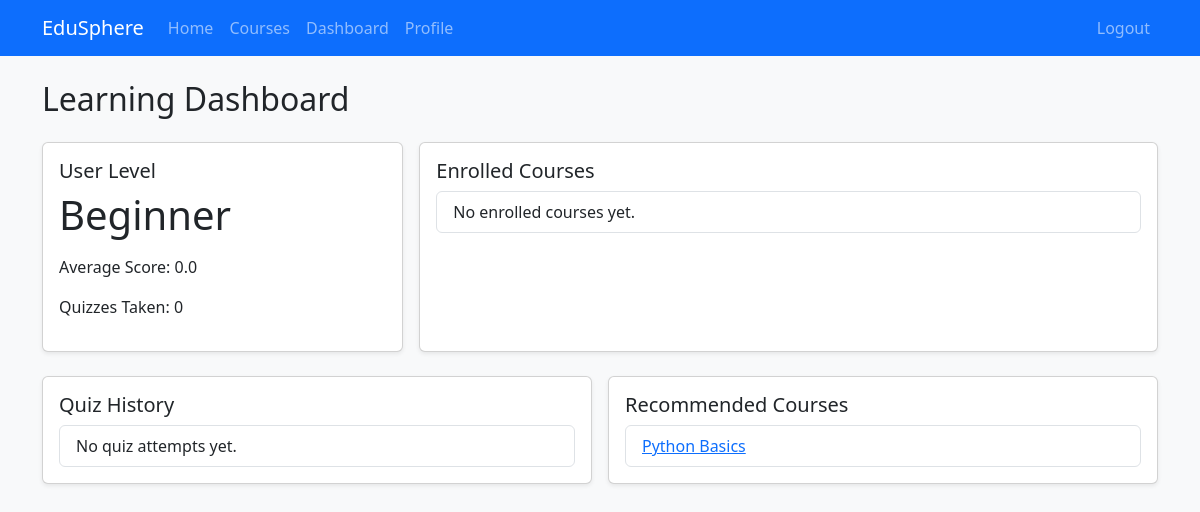
The page /dashboard/ (signed in) on the database its author committed.
### accounts/models.py (models this page shows, shortened)
class UserProfile(models.Model):
    user = models.OneToOneField(User, on_delete=models.CASCADE)
    level = models.CharField(max_length=20, choices=LEVEL_CHOICES, default="beginner")
    total_score = models.FloatField(default=0)
    quizzes_taken = models.IntegerField(default=0)
    last_activity = models.DateTimeField(auto_now=True)

### courses/models.py (models this page shows, shortened)
class Course(models.Model):
    title = models.CharField(max_length=200)
    description = models.TextField()
    difficulty_level = models.CharField(max_length=20, choices=LEVEL_CHOICES)
    created_by = models.ForeignKey(User, on_delete=models.CASCADE)
    created_at = models.DateTimeField(auto_now_add=True)

### dashboard/views.py (the view)
# urls.py: path("", dashboard_view, name="index"),
@login_required
def dashboard_view(request):
    profile, _ = UserProfile.objects.get_or_create(user=request.user)
    enrollments = Enrollment.objects.filter(user=request.user).select_related("course")
    quiz_history = UserQuizResult.objects.filter(user=request.user).select_related("quiz").order_by("-completed_at")
    enrolled_course_ids = enrollments.values_list("course_id", flat=True)
    recommendations = Course.objects.filter(difficulty_level=profile.level).exclude(id__in=enrolled_course_ids)[:5]
    context = {
        "profile": profile,
        "enrollments": enrollments,
        "quiz_history": quiz_history,
        "recommendations": recommendations,
    }
    return render(request, "dashboard/index.html", context)

### dashboard/templates/dashboard/index.html
{% extends "base.html" %}
{% block content %}
<h2 class="mb-4">Learning Dashboard</h2>
<div class="row g-3 mb-4">
    <div class="col-md-4">
        <div class="card shadow-sm h-100">
            <div class="card-body">
                <h5>User Level</h5>
                <p class="display-6">{{ profile.get_level_display }}</p>
                <p>Average Score: {{ profile.total_score }}</p>
                <p>Quizzes Taken: {{ profile.quizzes_taken }}</p>
            </div>
        </div>
    </div>
    <div class="col-md-8">
        <div class="card shadow-sm h-100">
            <div class="card-body">
                <h5>Enrolled Courses</h5>
                <ul class="list-group">
                    {% for enrollment in enrollments %}
                    <li class="list-group-item d-flex justify-content-between align-items-center">
                        <span>{{ enrollment.course.title }}</span>
                        <span>{{ enrollment.progress }}%</span>
                    </li>
                    {% empty %}
                    <li class="list-group-item">No enrolled courses yet.</li>
                    {% endfor %}
                </ul>
            </div>
        </div>
    </div>
</div>
<div class="row g-3">
    <div class="col-lg-6">
        <div class="card shadow-sm">
            <div class="card-body">
                <h5>Quiz History</h5>
                <ul class="list-group">
                    {% for result in quiz_history %}
                    <li class="list-group-item d-flex justify-content-between align-items-center">
                        <span>{{ result.quiz.title }}</span>
                        <span class="badge bg-primary">{{ result.score }}%</span>
                    </li>
                    {% empty %}
                    <li class="list-group-item">No quiz attempts yet.</li>
                    {% endfor %}
                </ul>
            </div>
        </div>
    </div>
    <div class="col-lg-6">
        <div class="card shadow-sm">
            <div class="card-body">
                <h5>Recommended Courses</h5>
                <ul class="list-group">
                    {% for course in recommendations %}
                    <li class="list-group-item">
                        <a href="{% url 'courses:detail' course.id %}">{{ course.title }}</a>
                    </li>
                    {% empty %}
                    <li class="list-group-item">No recommendations right now.</li>
                    {% endfor %}
                </ul>
            </div>
        </div>
    </div>
</div>
{% endblock %}

### rows shown on the page
UserProfile: level "Beginner", total_score "0.0", quizzes_taken "0"
Course: title "Python Basics"
